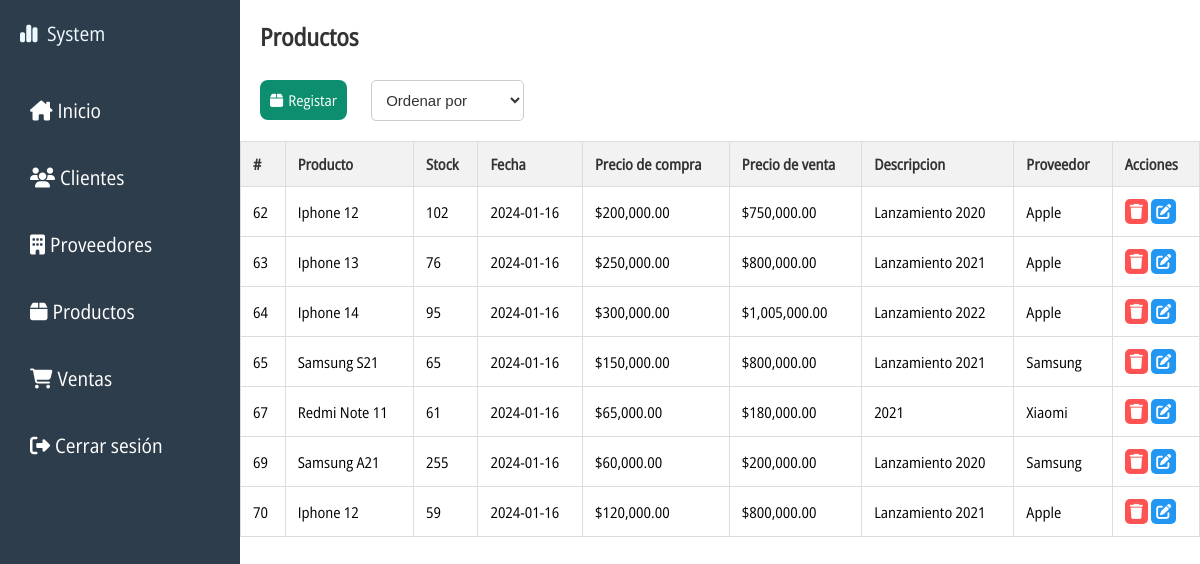
The app's page /producto.php (signed in) with its own data.
### tables this page shows
CREATE TABLE `producto` (
  `id_producto` int(11) NOT NULL,
  `nom_producto` varchar(255) NOT NULL,
  `stock` int(11) NOT NULL,
  `fecha` date NOT NULL DEFAULT curdate(),
  `precio_compra` int(20) NOT NULL,
  `precio_venta` int(20) NOT NULL,
  `descripcion` varchar(255) NOT NULL,
  `id_proveedor` int(11) NOT NULL
);

CREATE TABLE `proveedor` (
  `id_proveedor` int(11) NOT NULL,
  `razon_social` varchar(255) NOT NULL,
  `cuit` bigint(20) NOT NULL,
  `email` varchar(255) NOT NULL,
  `telefono` bigint(20) NOT NULL,
  `direccion` varchar(255) NOT NULL,
  `localidad` varchar(255) NOT NULL
);

### producto.php (the view, shortened to what this page needs)
<?php
include('conexion.php');
$sql = "SELECT p.*, pr.razon_social
FROM producto p
JOIN proveedor pr ON p.id_proveedor = pr.id_proveedor";
$mostrar = mysqli_query($con, $sql);
?>
<?php include("cabecera.php"); ?>
<body>
<?php include("lateral.php"); ?>
<section id="content-index">
    <h1>Productos</h1>
    <form method="get">
            <div class="botones">
            <a href="registrarproducto.php"><i class="fa-solid fa-box"></i>Registar</a>
                <select name="ordenar" onchange="this.form.submit()">
                    <option value="">Ordenar por</option>
                </select>
                </div>
        </form>
    <table class="table-user">
        <thead>
            <tr>
                <th>#</th>
                <th>Producto</th>
                <th>Stock</th>
                <th>Fecha</th>
                <th>Precio de compra</th>
                <th>Precio de venta</th>
                <th>Descripcion</th>
                <th>Proveedor</th>
                <th>Acciones</th>
            </tr>
        </thead>
        <tbody>
            <?php
            while($row = mysqli_fetch_array($mostrar)){ ?>
            <tr>
                <td><?php echo $row['id_producto']?></td>
                <td><?php echo $row['nom_producto']?></td>
                <td><?php echo $row['stock']?></td>
                <td><?php echo $row['fecha']?></td>
                <td><?php echo '$' . number_format($row['precio_compra'], 2)?></td>
                <td><?php echo '$' . number_format($row['precio_venta'], 2)?></td>
                <td><?php echo $row['descripcion']?></td>
                <td><?php echo $row['razon_social']?></td>
                <td>
                <a href="javascript:void(0);" onclick="confirmarEliminarProducto(<?php echo $row['id_producto']; ?>)"><i class="fa-solid fa-trash"></i></a>
                <a href="editproducto.php?id_producto=<?php echo $row['id_producto']?>"><i class="fa-solid fa-pen-to-square"></i></a>
                </td>
            </tr>
            <?php } ?>
        </tbody>
    </table>
    </section>
</div>
</body>
</html>

### cabecera.php (shortened to what this page needs)
<!DOCTYPE html>
<html lang="en">
<head>
    <link rel="stylesheet" type="text/css" href="css/estilo.css">
    <link rel="stylesheet" href="https://cdnjs.cloudflare.com/ajax/libs/font-awesome/6.5.1/css/all.min.css" />
</head>

### lateral.php (shortened to what this page needs)
<div id="contenedor-index">
<nav id="nav-index">
<div class="logo">
<p>
<i class="fa-solid fa-chart-simple"></i>
    System</p>
</div>
<ul>
<li><a href="index.php"><i class="fa-solid fa-house-chimney"></i>Inicio</a></li>
<li><a href="cliente.php"><i class="fa-solid fa-users"></i>Clientes</a></li>
<li><a href="proveedores.php"><i class="fa-solid fa-building"></i>Proveedores</a></li>
<li><a href="producto.php"><i class="fa-solid fa-box"></i>Productos</a></li>
<li><a href="venta.php"><i class="fa-solid fa-cart-shopping"></i>Ventas</a></li>
<li><a href="cerrar.php"><i class="fas fa-sign-out-alt"></i>Cerrar sesión</a></li>
</ul>
</nav>

### css/estilo.css (style rules this page uses)
* { margin: 0px; padding: 0px; }
#contenedor-index { display: grid; grid-template-columns: 20% 80%; grid-template-areas: "nav-index content-index"; width: 100vw; height: 100vh; max-height: 100vh; overflow: hidden; }
#nav-index { grid-area: nav-index; background-color: #2E3D4C; height: 100%; display: flex; flex-direction: column; }
#nav-index .logo { display: flex; align-items: center; margin: 20px; }
#nav-index .logo i.fa-solid { color: #EDF8FE; margin-right: 5px; }
#nav-index .logo p { color: #EDF8FE; font-family: OpenSans; font-size: 20px; margin: 0; }
#nav-index ul { list-style: none; padding: 0; margin: 0; }
#nav-index li { border-radius: 15px 1px 1px 15px; margin: 20px 0 20px 25px; padding: 10px 10px 10px 5px ; }
#nav-index a { text-decoration: none; color: white; font-family: OpenSans; font-size: 20px; }
#nav-index i.fa-solid, #nav-index i.fas.fa-sign-out-alt { color: white; margin-right: 5px; }
#content-index { background-color: white; grid-area: content-index; overflow-y: auto; }
#content-index h1 { font-family: OpenSans; color: #333; margin: 20px; display: inline-block; }
.table-user { font-family: OpenSans; font-size: 15px; border-collapse: collapse; width: 100%; margin: 20px 0; overflow-y: auto; max-height: calc(100vh - 40px); }
.table-user th, .table-user td { padding: 12px; border: 1px solid #ddd; text-align: left; }
.table-user th { background-color: #f2f2f2; color: #333; }
.table-user td a i.fa-trash { background-color: #FF5252; color: white; padding: 5px; border-radius: 5px; }
.table-user td a i.fa-pen-to-square { background-color: #2196F3; color: white; padding: 5px; border-radius: 5px; }
.botones a { font-family: OpenSans; color: white; background-color:#0D8E6E ; padding: 10px; text-decoration: none; border-radius: 8px; font-size: 15px; margin-left: 20px; }
.botones a i { margin-right: 5px; margin-top:20px; margin-bottom: 10px; }
select { padding: 10px; font-size: 15px; border: 1px solid #ccc; border-radius: 5px; background-color: #fff; color: #333; margin-left: 20px; }
select option { background-color: #fff; color: #333; }
form a { font-family: OpenSans; color: white; background-color:#0D8E6E ; padding: 0px 10px 0 10px; text-decoration: none; border-radius: 8px; font-size: 15px; margin-left: 20px; }
form a i { margin-right: 5px; margin-top:20px; margin-bottom: 10px; }

### records on screen
producto: id_producto "62", nom_producto "Iphone 12", stock "102", fecha "2024-01-16", precio_compra "200,000.00", precio_venta "750,000.00", descripcion "Lanzamiento 2020", id_proveedor.razon_social "Apple"
producto: id_producto "63", nom_producto "Iphone 13", stock "76", fecha "2024-01-16", precio_compra "250,000.00", precio_venta "800,000.00", descripcion "Lanzamiento 2021", id_proveedor.razon_social "Apple"
producto: id_producto "64", nom_producto "Iphone 14", stock "95", fecha "2024-01-16", precio_compra "300,000.00", precio_venta "1,005,000.00", descripcion "Lanzamiento 2022", id_proveedor.razon_social "Apple"
producto: id_producto "65", nom_producto "Samsung S21", stock "65", fecha "2024-01-16", precio_compra "150,000.00", precio_venta "800,000.00", descripcion "Lanzamiento 2021", id_proveedor.razon_social "Samsung"
producto: id_producto "67", nom_producto "Redmi Note 11", stock "61", fecha "2024-01-16", precio_compra "65,000.00", precio_venta "180,000.00", descripcion "2021", id_proveedor.razon_social "Xiaomi"
producto: id_producto "69", nom_producto "Samsung A21", stock "255", fecha "2024-01-16", precio_compra "60,000.00", precio_venta "200,000.00", descripcion "Lanzamiento 2020", id_proveedor.razon_social "Samsung"
producto: id_producto "70", nom_producto "Iphone 12", stock "59", fecha "2024-01-16", precio_compra "120,000.00", precio_venta "800,000.00", descripcion "Lanzamiento 2021", id_proveedor.razon_social "Apple"
